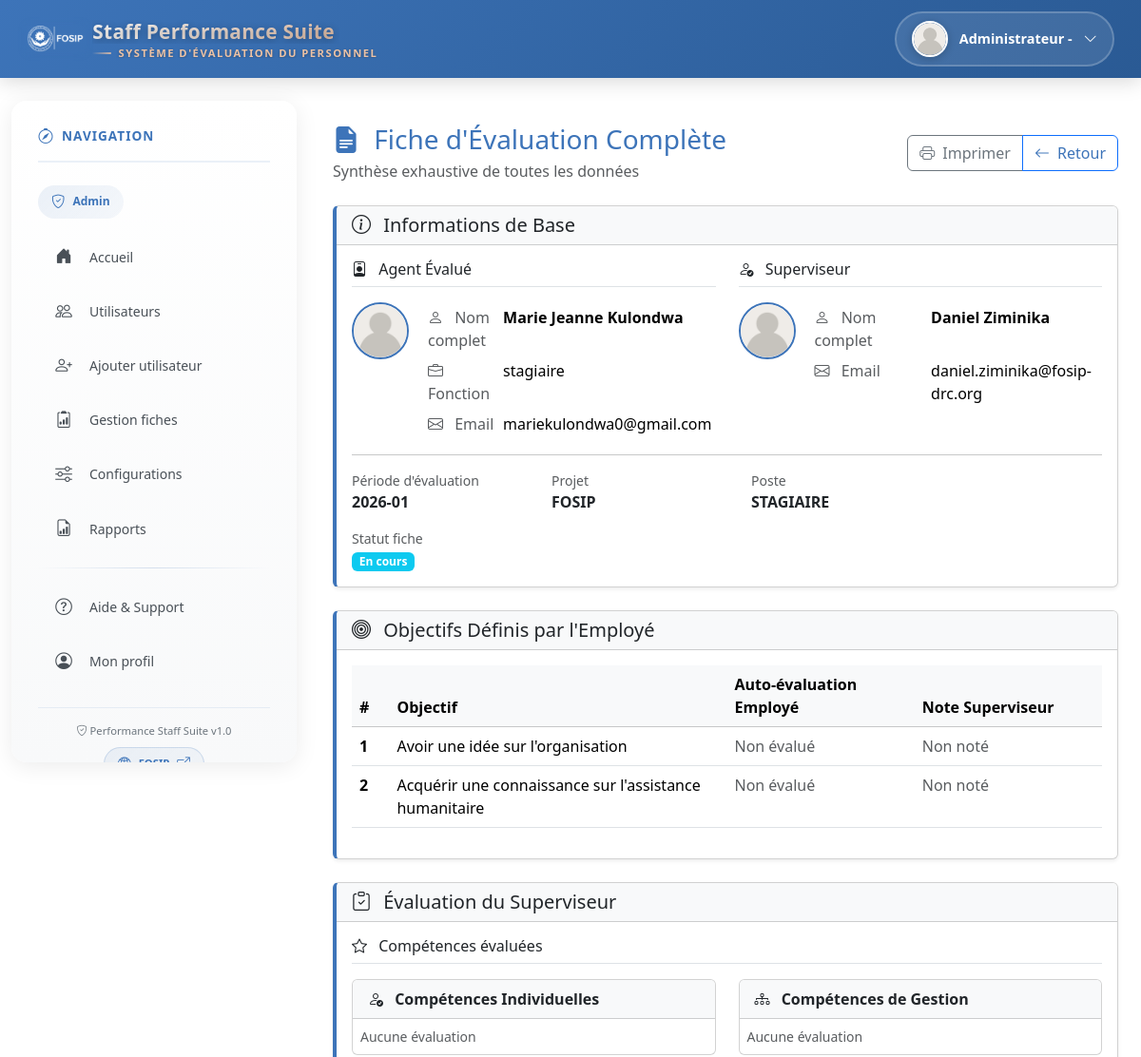
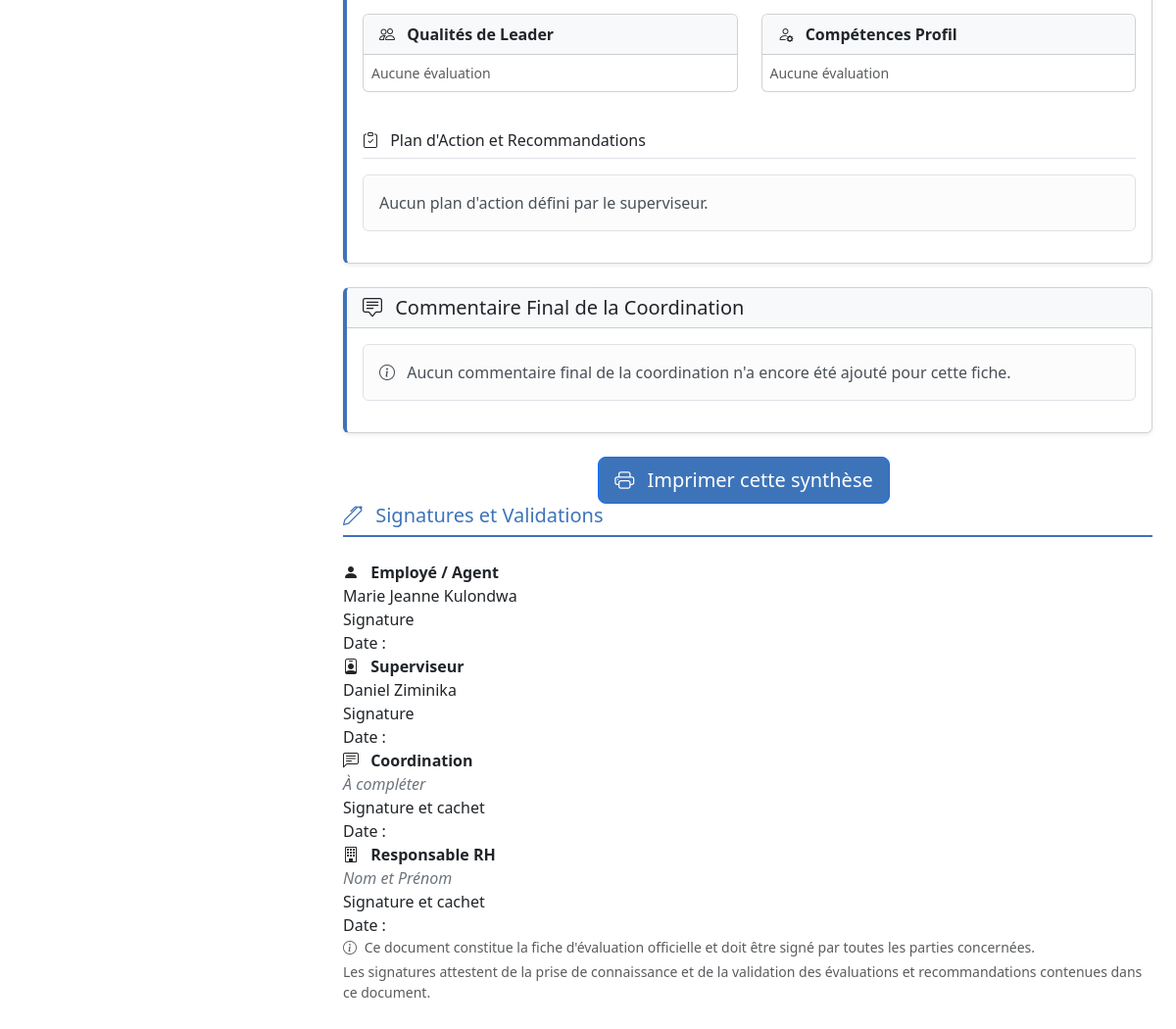
The page /pages/fiche-evaluation-complete.php?fiche_id=10 (signed in) on the database its author committed (2 pictures, top to bottom).
### tables this page shows
CREATE TABLE `users` (
  `id` int NOT NULL,
  `nom` varchar(100) DEFAULT NULL,
  `post_nom` varchar(100) DEFAULT NULL,
  `email` varchar(100) DEFAULT NULL,
  `mot_de_passe` varchar(255) DEFAULT NULL,
  `role` enum('admin','staff','coordination','superviseur') NOT NULL,
  `fonction` varchar(100) DEFAULT NULL,
  `photo` varchar(255) DEFAULT NULL,
  `superviseur_id` int DEFAULT NULL
);

CREATE TABLE `objectifs` (
  `id` int NOT NULL,
  `user_id` int NOT NULL,
  `nom_projet` varchar(255) DEFAULT NULL,
  `poste` varchar(255) DEFAULT NULL,
  `date_commencement` date DEFAULT NULL,
  `periode` varchar(7) DEFAULT NULL,
  `superviseur_id` int DEFAULT NULL,
  `statut` enum('encours','attente','evalue','termine') DEFAULT 'encours',
  `resume_reussite` text,
  `resume_amelioration` text,
  `resume_problemes` text,
  `resume_competence_a_developper` text,
  `resume_competence_a_utiliser` text,
  `resume_soutien` text,
  `created_at` datetime DEFAULT CURRENT_TIMESTAMP,
  `updated_at` datetime DEFAULT CURRENT_TIMESTAMP ON UPDATE CURRENT_TIMESTAMP
);

CREATE TABLE `objectifs_items` (
  `id` int NOT NULL,
  `fiche_id` int NOT NULL,
  `contenu` text NOT NULL,
  `ordre` int DEFAULT '1',
  `created_at` datetime DEFAULT CURRENT_TIMESTAMP
);

### pages/fiche-evaluation-complete.php (the view, shortened to what the rows shown need)
<?php
require_once('../includes/db.php');
include('../includes/header.php');
$fiche_id = isset($_GET['fiche_id']) ? (int)$_GET['fiche_id'] : 0;
$stF = $pdo->prepare('
  SELECT o.*,
         u.id AS agent_id, u.nom AS agent_nom, u.post_nom AS agent_post_nom,
         u.fonction AS agent_fonction, u.email AS agent_email,
         sup.nom AS superviseur_nom, sup.post_nom AS superviseur_post_nom,
         sup.email AS superviseur_email
  FROM objectifs o
  JOIN users u ON u.id = o.user_id
  LEFT JOIN users sup ON sup.id = o.superviseur_id
  WHERE o.id = :fid
  LIMIT 1
');
$stF->execute([':fid' => $fiche_id]);
$fiche = $stF->fetch(PDO::FETCH_ASSOC);
$periode = $fiche['periode'];
$items = [];
try {
  $stI = $pdo->prepare('SELECT * FROM objectifs_items WHERE fiche_id = :fid ORDER BY ordre ASC');
  $stI->execute([':fid' => $fiche_id]);
  $items = $stI->fetchAll(PDO::FETCH_ASSOC);
} catch (Throwable $e) {}
$autoEval = [];
$cotes = [];
?>
<div class="row">
  <div class="col-md-9 fiche-padding-gauche">
    <div class="container-fluid mt-4 mb-5">
      <div class="card shadow-sm mb-4" style="border-left: 4px solid #3D74B9;">
        <div class="card-body">
          <div class="row g-4">
            <div class="col-md-6">
              <div class="d-flex align-items-start gap-3">
                <table class="table table-sm table-borderless mb-0">
                  <tr>
                    <td><strong><?= htmlspecialchars(trim($fiche['agent_nom'].' '.$fiche['agent_post_nom'])) ?></strong></td>
                  </tr>
                  <tr>
                    <td class="text-muted"><i class="bi bi-briefcase me-2"></i> Fonction</td>
                    <td><?= htmlspecialchars($fiche['agent_fonction'] ?? 'Non définie') ?></td>
                  </tr>
                  <tr>
                    <td class="text-muted"><i class="bi bi-envelope me-2"></i> Email</td>
                    <td><?= htmlspecialchars($fiche['agent_email'] ?? 'Non renseigné') ?></td>
                  </tr>
                </table>
              </div>
            </div>
            <div class="col-md-6">
              <div class="d-flex align-items-start gap-3">
                <table class="table table-sm table-borderless mb-0">
                  <tr>
                    <td><strong><?= htmlspecialchars(trim($fiche['superviseur_nom'].' '.$fiche['superviseur_post_nom'])) ?></strong></td>
                  </tr>
                  <tr>
                    <td class="text-muted"><i class="bi bi-envelope me-2"></i> Email</td>
                    <td><?= htmlspecialchars($fiche['superviseur_email'] ?? 'Non renseigné') ?></td>
                  </tr>
                </table>
              </div>
            </div>
          </div>
          <div class="row g-3">
            <div class="col-md-3">
              <small class="text-muted d-block">Période d'évaluation</small>
              <strong><?= htmlspecialchars($periode) ?></strong>
            </div>
            <div class="col-md-3">
              <small class="text-muted d-block">Projet</small>
              <strong><?= htmlspecialchars($fiche['nom_projet'] ?? 'Non défini') ?></strong>
            </div>
            <div class="col-md-3">
              <small class="text-muted d-block">Poste</small>
              <strong><?= htmlspecialchars($fiche['poste'] ?? 'Non défini') ?></strong>
            </div>
            <div class="col-md-3">
              <small class="text-muted d-block">Statut fiche</small>
              <?php
                $statutClass = 'secondary';
                $statutLabel = ucfirst($fiche['statut'] ?? 'Brouillon');
                switch($fiche['statut']) {
                  case 'encours':
                    $statutClass = 'info';
                    $statutLabel = 'En cours';
                    break;
                }
              ?>
              <span class="badge bg-<?= $statutClass ?>"><?= $statutLabel ?></span>
            </div>
          </div>
        </div>
      </div>
      <div class="card shadow-sm mb-4" style="border-left: 4px solid #3D74B9;">
        <div class="card-body">
          <?php if (empty($items)): ?>
            <div class="alert alert-warning">Aucun objectif défini pour cette période.</div>
          <?php else: ?>
            <div class="table-responsive">
              <table class="table table-hover">
                <thead class="table-light">
                  <tr>
                    <th width="5%">#</th>
                    <th width="45%">Objectif</th>
                    <th width="25%">Auto-évaluation Employé</th>
                    <th width="25%">Note Superviseur</th>
                  </tr>
                </thead>
                <tbody>
                  <?php foreach ($items as $idx => $item):
                    $itemId = (int)$item['id'];
                    $auto = $autoEval[$itemId] ?? null;
                    $cote = $cotes[$itemId] ?? null;
                  ?>
                  <tr>
                    <td class="fw-bold"><?= $idx + 1 ?></td>
                    <td><?= htmlspecialchars($item['contenu']) ?></td>
                    <td>
                      <?php if ($auto): ?>
                        <div class="small">
                          <strong>Réalisé :</strong> <?= htmlspecialchars($auto['niveau_realisation'] ?? '—') ?><br>
                          <?php if (!empty($auto['commentaire'])): ?>
                            <em class="text-muted"><?= htmlspecialchars($auto['commentaire']) ?></em>
                          <?php endif; ?>
                        </div>
                      <?php else: ?>
                        <span class="text-muted">Non évalué</span>
                      <?php endif; ?>
                    </td>
                    <td>
                      <?php if ($cote && $cote['note'] !== null):
                        $note = (int)$cote['note'];
                        $pct = $note * 5;
                        $noteClass = $pct >= 80 ? 'success' : ($pct >= 50 ? 'primary' : 'danger');
                      ?>
                        <div class="d-flex align-items-center">
                          <span class="badge bg-<?= $noteClass ?> me-2"><?= $note ?>/20</span>
                          <small class="text-muted">(<?= $pct ?>%)</small>
                        </div>
                        <?php if (!empty($cote['commentaire'])): ?>
                          <small class="text-muted d-block mt-1"><em><?= htmlspecialchars($cote['commentaire']) ?></em></small>
                        <?php endif; ?>
                      <?php else: ?>
                        <span class="text-muted">Non noté</span>
                      <?php endif; ?>
                    </td>
                  </tr>
                  <?php endforeach; ?>
                </tbody>
              </table>
            </div>
          <?php endif; ?>
        </div>
      </div>
      <div class="signatures-section print-only">
        <div class="signatures-grid">
          <div class="signature-box">
            <div class="signature-header">
              <i class="bi bi-person-fill me-2"></i>
              <strong>Employé / Agent</strong>
            </div>
            <div class="signature-name">
              <?= htmlspecialchars(trim($fiche['agent_nom'].' '.$fiche['agent_post_nom'])) ?>
            </div>
            <div class="signature-label">Signature</div>
            <div class="signature-date-box">
              <span>Date : </span>
            </div>
          </div>
          <div class="signature-box">
            <div class="signature-header">
              <i class="bi bi-person-badge me-2"></i>
              <strong>Superviseur</strong>
            </div>
            <div class="signature-name">
              <?= htmlspecialchars(trim($fiche['superviseur_nom'].' '.$fiche['superviseur_post_nom'])) ?>
            </div>
            <div class="signature-label">Signature</div>
            <div class="signature-date-box">
              <span>Date : </span>
            </div>
          </div>
        </div>
      </div>
    </div>
  </div>
</div>

### includes/header.php (shortened to what the rows shown need)
<!DOCTYPE html>
<html lang="fr">
<head>
  <link href="https://cdn.jsdelivr.net/npm/bootstrap@5.3.2/dist/css/bootstrap.min.css" rel="stylesheet">
  <link rel="stylesheet" href="https://cdn.jsdelivr.net/npm/bootstrap-icons@1.11.1/font/bootstrap-icons.css">
  <link rel="stylesheet" href="../assets/css/style.css">
</head>
<body class="d-flex flex-column min-vh-100">
  <nav class="navbar navbar-expand-lg navbar-fosip sticky-top">
    <div class="container-fluid">
      <div class="ms-auto">
        <?php
        if (!empty($_SESSION['user_id'])):
          require_once(__DIR__ . '/../includes/db.php');
          $user_id = (int)$_SESSION['user_id'];
          $stmt = $pdo->prepare("SELECT nom, post_nom, email, fonction, role, photo FROM users WHERE id = ?");
          $stmt->execute([$user_id]);
          $userData = $stmt->fetch(PDO::FETCH_ASSOC);
          $nom = trim(($userData['nom'] ?? '') . ' ' . ($userData['post_nom'] ?? ''));
          $photo = $userData['photo'] ?? 'default.png';
          if ($nom !== '') {
            $lower = mb_strtolower($nom, 'UTF-8');
            $display_name = mb_strtoupper(mb_substr($lower, 0, 1, 'UTF-8'), 'UTF-8') . mb_substr($lower, 1, null, 'UTF-8');
          } else {
            $display_name = 'Utilisateur';
          }
          $profile_base = '../assets/img/profiles/';
          $photo_path = $profile_base . htmlspecialchars($photo, ENT_QUOTES, 'UTF-8');
        ?>
        <div class="dropdown user-profile-dropdown">
          <div class="profile-trigger" data-bs-toggle="dropdown" aria-expanded="false">
            <img src="<?= htmlspecialchars($photo_path) ?>"
                 alt="Photo de profil"
                 class="profile-avatar-header"
                 onerror="this.onerror=null;this.src='<?= $profile_base ?>default.png';">
            <div class="profile-info-header d-none d-sm-flex">
              <span class="profile-name-header"><?= htmlspecialchars($display_name) ?></span>
            </div>
            <i class="bi bi-chevron-down profile-chevron"></i>
          </div>
        </div>
        <?php endif; ?>
      </div>
    </div>
  </nav>
  <div class="container-fluid mt-4 flex-grow-1">

### rows shown on the page
users: display_name "Administrateur -"
objectifs: user.post_nom "Marie Jeanne Kulondwa", user.fonction "stagiaire", user.email "mariekulondwa0@gmail.com", superviseur.post_nom "Daniel Ziminika", superviseur.email "daniel.ziminika@fosip-drc.org", periode "2026-01", nom_projet "FOSIP", poste "STAGIAIRE", statut "En cours"
objectifs_items: contenu "Avoir une idée sur l'organisation"
objectifs_items: contenu "Acquérir une connaissance sur l'assistance humanitaire"

### other values the page prints
$role "Admin"
$item['text'] "Accueil"
$item['text'] "Utilisateurs"
$item['text'] "Ajouter utilisateur"
$item['text'] "Gestion fiches"
$item['text'] "Configurations"
$item['text'] "Rapports"
